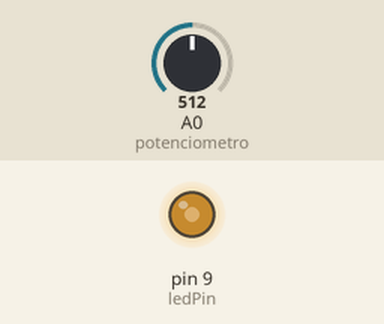
Recording of a sketch running on a simulated Arduino Uno, built with avr-gcc and run on an emulated ATmega328P. On the bench: output pins drawn as LEDs (lit = HIGH). Inputs (shaded band) come from the test bench; at power-on: A0 (potenciometro) = 512. What the sketch prints to the serial monitor is not drawn.

Above: at 1.2 s.
1.3 s: A0 (potenciometro) set to 716
At 1.7 s:
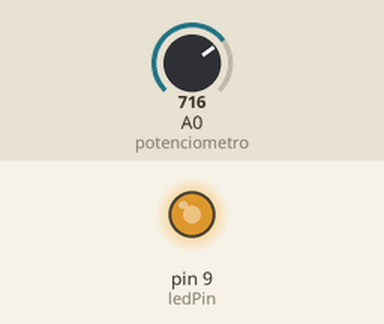
2.8 s: A0 (potenciometro) set to 900
At 4.0 s:
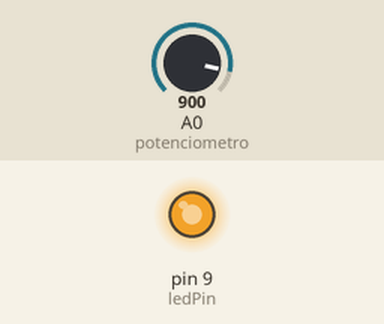
4.3 s: A0 (potenciometro) set to 122
At 5.2 s:
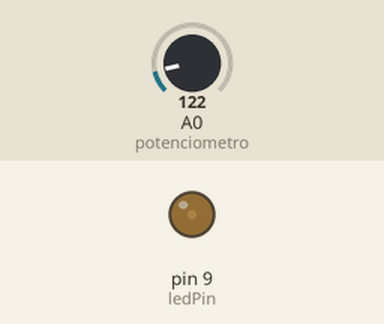
5.8 s: A0 (potenciometro) set to 0
At 6.3 s:
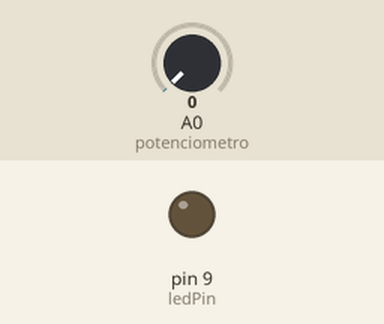
Timing chart, 0 to 8.3 s (numbered marks = the images above; inputs shaded):
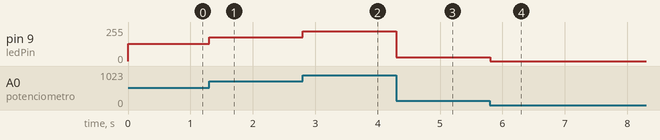

Measured:
- after the input at 1.3 s, pin 9 (ledPin): 128/255 → 179/255 at once
- after the input at 2.8 s, pin 9 (ledPin): 179/255 → 225/255 at once
- after the input at 4.3 s, pin 9 (ledPin): 225/255 → 30/255 at once
- after the input at 5.8 s, pin 9 (ledPin): 30/255 → 0/255 at once

The sketch:

Fade_potenciometro.ino
```cpp
/* ************************************************************************

Colégio SATC
Curso Técnico em Mecatrônica
Disciplina: Sistemas Embarcados
Turma: 3191
Professor: Marcos Antonio Jeremias Coelho

Programa: Fade com potenciômetro em led

Autor: Tiago Fortunato Rosset
Data: 06/04/2026
Versão: 1.0

************************************************************************ */

const int ledPin = 9;  // LED connected to digital pin 9
const int potenciometro = 14;     //Define o pino 14(A0) como "sensor"
int valor = 0;
int valor_led = 0;

void setup() {
  digitalWrite(potenciometro, INPUT);
  Serial.begin(115200);
}

void loop() {
  valor = analogRead(potenciometro);
  valor_led = valor/4;
  analogWrite(ledPin, valor_led);
  Serial.println(valor);
  Serial.println(valor_led);
}
```
